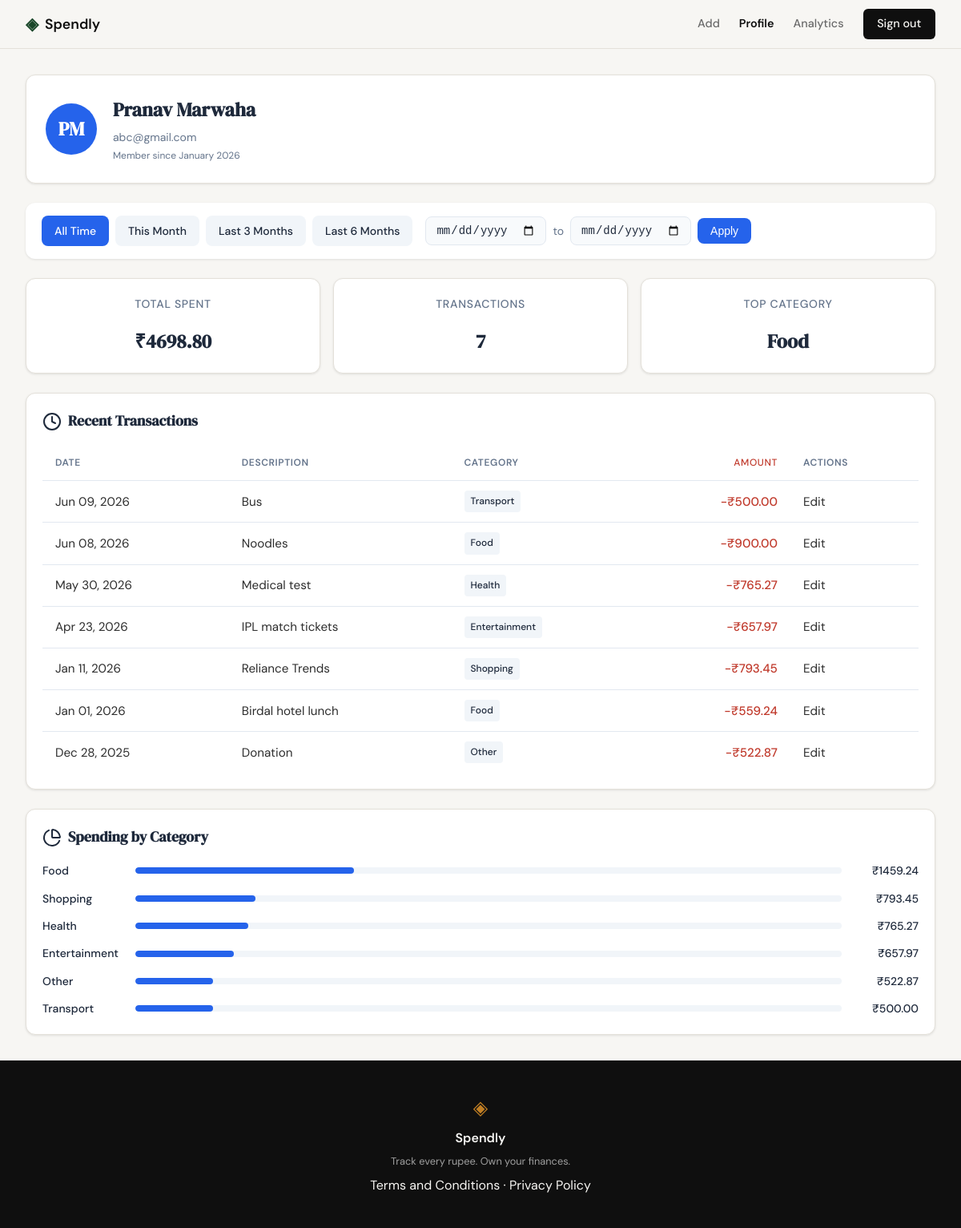
/profile (signed in), run on the app's committed database.
### tables this page shows
CREATE TABLE users (
            id INTEGER PRIMARY KEY AUTOINCREMENT,
            name TEXT NOT NULL,
            email TEXT UNIQUE NOT NULL,
            password_hash TEXT NOT NULL,
            created_at TEXT DEFAULT CURRENT_TIMESTAMP
        );

CREATE TABLE expenses (
            id INTEGER PRIMARY KEY AUTOINCREMENT,
            user_id INTEGER NOT NULL,
            amount REAL NOT NULL,
            category TEXT NOT NULL,
            date TEXT NOT NULL,
            description TEXT,
            created_at TEXT DEFAULT CURRENT_TIMESTAMP,
            FOREIGN KEY (user_id) REFERENCES users(id) ON DELETE CASCADE
        );

### app.py (the view, shortened to what this page needs)
@app.route("/profile")
def profile():
    if not is_logged_in():
        return redirect(url_for("login"))
    user_id = session.get("user_id")
    conn = get_db()
    cursor = conn.cursor()
    cursor.execute("SELECT name, email, created_at FROM users WHERE id = ?", (user_id,))
    user_row = cursor.fetchone()
    conn.close()
    user = {
        "name": user_row["name"],
        "email": user_row["email"],
        "created_at": "January 2026",
        "initials": "".join([n[0] for n in user_row["name"].split()])
    }
    date_from = request.args.get("date_from")
    date_to = request.args.get("date_to")
    active_filter = None
    if date_from:
        try:
            datetime.strptime(date_from, "%Y-%m-%d")
        except ValueError:
            date_from = None
    if date_to:
        try:
            datetime.strptime(date_to, "%Y-%m-%d")
        except ValueError:
            date_to = None
    today = date.today()
    this_month_start = date(today.year, today.month, 1)
    last_3_months_start = today.replace(day=1)
    from datetime import timedelta
    last_3_months_start = (today - timedelta(days=90))
    last_6_months_start = (today - timedelta(days=180))
    presets = {
        "this_month": {
            "date_from": this_month_start.isoformat(),
            "date_to": today.isoformat(),
            "label": "This Month"
        },
        "last_3_months": {
            "date_from": last_3_months_start.isoformat(),
            "date_to": today.isoformat(),
            "label": "Last 3 Months"
        },
        "last_6_months": {
            "date_from": last_6_months_start.isoformat(),
            "date_to": today.isoformat(),
            "label": "Last 6 Months"
        }
    }
    stats = get_user_stats(user_id, date_from, date_to)
    raw_transactions = get_user_expenses(user_id, date_from, date_to)
    transactions = [
        {
            "id": t["id"],
            "date": format_date_for_display(t["date"]),
            "description": t["description"],
            "category": t["category"],
            "amount": t["amount"]
        }
        for t in raw_transactions
    ]
    categories = get_category_breakdown(user_id, date_from, date_to)
    return render_template("profile.html",
                         user=user,
                         stats=stats,
                         transactions=transactions,
                         categories=categories,
                         date_from=date_from,
                         date_to=date_to,
                         active_filter=active_filter,
                         presets=presets,
                         active_page="profile")

### app.py (called while the page is built)
def is_logged_in():
    return "user_id" in session

@app.context_processor
def inject_user():
    return dict(is_logged_in=is_logged_in())

def format_date_for_display(date_str):
    from datetime import datetime
    dt = datetime.strptime(date_str, "%Y-%m-%d")
    return dt.strftime("%b %d, %Y")

### database/db.py (called while the page is built)
def get_db():
    conn = sqlite3.connect("spendly.db")
    conn.row_factory = sqlite3.Row
    conn.execute("PRAGMA foreign_keys = ON")
    return conn

def get_user_expenses(user_id, date_from=None, date_to=None):
    conn = get_db()
    cursor = conn.cursor()
    query = "SELECT id, date, description, category, amount FROM expenses WHERE user_id = ?"
    params = [user_id]
    if date_from and date_to:
        query += " AND date BETWEEN ? AND ?"
        params.extend([date_from, date_to])
    query += " ORDER BY date DESC"
    cursor.execute(query, params)
    rows = cursor.fetchall()
    conn.close()
    return [dict(row) for row in rows]

def get_category_breakdown(user_id, date_from=None, date_to=None):
    conn = get_db()
    cursor = conn.cursor()
    query = "SELECT category, SUM(amount) as total FROM expenses WHERE user_id = ?"
    params = [user_id]
    if date_from and date_to:
        query += " AND date BETWEEN ? AND ?"
        params.extend([date_from, date_to])
    query += " GROUP BY category ORDER BY total DESC"
    cursor.execute(query, params)
    rows = cursor.fetchall()
    conn.close()
    if not rows:
        return []
    grand_total = sum(row["total"] for row in rows)
    breakdown = []
    for row in rows:
        category_total = row["total"]
        percentage = round((category_total / grand_total) * 100)
        breakdown.append({
            "name": row["category"],
            "amount": category_total,
            "percentage": percentage
        })
    return breakdown

### templates/profile.html (shortened to what this page needs)
{% extends "base.html" %}
{% block head %}
<link rel="stylesheet" href="{{ url_for('static', filename='css/profile.css') }}">
{% endblock %}
{% block content %}
<div class="profile-page">
    <section class="user-card">
        <div class="user-avatar">
            {{ user.initials }}
        </div>
        <div class="user-details">
            <h1 class="user-name">{{ user.name }}</h1>
            <p class="user-email">{{ user.email }}</p>
            <p class="user-member-since">Member since {{ user.created_at }}</p>
        </div>
    </section>
    <section class="filter-bar">
        <div class="preset-buttons">
            <a href="{{ url_for('profile') }}" class="preset-btn {% if not active_filter %}active{% endif %}">All Time</a>
            <a href="{{ url_for('profile', date_from=presets.this_month.date_from, date_to=presets.this_month.date_to) }}" class="preset-btn {% if active_filter == 'this_month' %}active{% endif %}">{{ presets.this_month.label }}</a>
            <a href="{{ url_for('profile', date_from=presets.last_3_months.date_from, date_to=presets.last_3_months.date_to) }}" class="preset-btn {% if active_filter == 'last_3_months' %}active{% endif %}">{{ presets.last_3_months.label }}</a>
            <a href="{{ url_for('profile', date_from=presets.last_6_months.date_from, date_to=presets.last_6_months.date_to) }}" class="preset-btn {% if active_filter == 'last_6_months' %}active{% endif %}">{{ presets.last_6_months.label }}</a>
        </div>
        <form method="get" action="{{ url_for('profile') }}" class="custom-range-form">
            <input type="date" name="date_from" value="{{ date_from or '' }}" class="date-input">
            <span class="range-separator">to</span>
            <input type="date" name="date_to" value="{{ date_to or '' }}" class="date-input">
            <button type="submit" class="apply-btn">Apply</button>
        </form>
    </section>
    <section class="stats-row">
        <div class="stat-card">
            <span class="stat-label">Total Spent</span>
            <span class="stat-value">₹{{ "%.2f"|format(stats.total_spent) }}</span>
        </div>
        <div class="stat-card">
            <span class="stat-label">Transactions</span>
            <span class="stat-value">{{ stats.transaction_count }}</span>
        </div>
        <div class="stat-card">
            <span class="stat-label">Top Category</span>
            <span class="stat-value">{{ stats.top_category }}</span>
        </div>
    </section>
    <section class="transactions-section">
        <h2 class="section-title">
            <i data-lucide="clock"></i>
            Recent Transactions
        </h2>
        <table class="tx-table">
            <thead>
                <tr>
                    <th>Date</th>
                    <th>Description</th>
                    <th>Category</th>
                    <th class="amount-col">Amount</th>
                    <th>Actions</th>
                </tr>
            </thead>
            <tbody>
                {% for tx in transactions %}
                <tr>
                    <td>{{ tx.date }}</td>
                    <td>{{ tx.description }}</td>
                    <td><span class="category-badge">{{ tx.category }}</span></td>
                    <td class="amount-col">-₹{{ "%.2f"|format(tx.amount) }}</td>
                    <td><a href="{{ url_for('edit_expense', id=tx.id) }}">Edit</a></td>
                </tr>
                {% endfor %}
            </tbody>
        </table>
    </section>
    <section class="category-section">
        <h2 class="section-title">
            <i data-lucide="pie-chart"></i>
            Spending by Category
        </h2>
        <div class="category-list">
            {% for cat in categories %}
            <div class="category-row">
                <span class="category-name">{{ cat.name }}</span>
                <div class="category-bar-track">
                    <div class="category-bar" style="width: {{ cat.percentage }}%"></div>
                </div>
                <span class="category-amount">₹{{ "%.2f"|format(cat.amount) }}</span>
            </div>
            {% endfor %}
        </div>
    </section>
</div>
{% endblock %}

### static/css/style.css (style rules this page uses)
:root { --ink: #0f0f0f; --ink-soft: #2d2d2d; --ink-muted: #6b6b6b; --ink-faint: #a0a0a0; --paper: #f7f6f3; --paper-warm: #f0ede6; --paper-card: #ffffff; --accent: #1a472a; --accent-light: #e8f0eb; --accent-2: #c17f24; --accent-2-light: #fdf3e3; --danger: #c0392b; --danger-light: #fdecea; --border: #e4e1da; --border-soft: #eeebe4; --font-display: 'DM Serif Display', Georgia, serif; --font-body: 'DM Sans', system-ui, sans-serif; --max-width: 1200px; --auth-width: 440px; --radius-sm: 6px; --radius-md: 12px; --radius-lg: 20px; }
*, *::before, *::after { box-sizing: border-box; margin: 0; padding: 0; }
html { font-size: 16px; scroll-behavior: smooth; }
body { background: var(--paper); color: var(--ink); font-family: var(--font-body); font-size: 1rem; line-height: 1.6; -webkit-font-smoothing: antialiased; }
a { color: inherit; text-decoration: none; }
.profile-page { max-width: var(--max-width); margin: 0 auto; padding: 2rem; }
.user-card { background: var(--paper-card); border: 1px solid var(--border); border-radius: var(--radius-md); padding: 2rem; display: flex; align-items: center; gap: 1.5rem; margin-bottom: 2rem; }
.user-avatar { width: 80px; height: 80px; background: var(--accent); color: var(--paper); border-radius: 50%; display: flex; align-items: center; justify-content: center; font-family: var(--font-display); font-size: 1.75rem; font-weight: 500; flex-shrink: 0; }
.user-details { flex: 1; }
.user-name { font-family: var(--font-display); font-size: 1.75rem; color: var(--ink); margin-bottom: 0.25rem; }
.user-email { color: var(--ink-muted); font-size: 0.95rem; margin-bottom: 0.25rem; }
.user-member-since { color: var(--ink-faint); font-size: 0.85rem; }
.stats-row { display: grid; grid-template-columns: repeat(3, 1fr); gap: 1.5rem; margin-bottom: 2rem; }
.stat-card { background: var(--paper-card); border: 1px solid var(--border); border-radius: var(--radius-md); padding: 1.5rem; text-align: center; }
.stat-label { display: block; font-size: 0.75rem; font-weight: 600; color: var(--ink-muted); text-transform: uppercase; letter-spacing: 0.05em; margin-bottom: 0.5rem; }
.stat-value { font-family: var(--font-display); font-size: 1.75rem; color: var(--ink); font-variant-numeric: tabular-nums; }
.section-title { font-family: var(--font-display); font-size: 1.25rem; color: var(--ink); margin-bottom: 1rem; display: flex; align-items: center; gap: 0.5rem; }
.transactions-section { background: var(--paper-card); border: 1px solid var(--border); border-radius: var(--radius-md); padding: 1.5rem; margin-bottom: 2rem; }
.tx-table { width: 100%; border-collapse: collapse; }
.tx-table th { text-align: left; font-size: 0.75rem; font-weight: 600; color: var(--ink-muted); text-transform: uppercase; letter-spacing: 0.05em; padding: 0.75rem 0; border-bottom: 1px solid var(--border); }
.tx-table td { padding: 1rem 0; border-bottom: 1px solid var(--border-soft); font-size: 0.95rem; color: var(--ink-soft); }
.tx-table tr:last-child td { border-bottom: none; }
.tx-table tbody tr { transition: background 0.15s; }
.amount-col { text-align: right; font-variant-numeric: tabular-nums; font-weight: 500; color: var(--danger) !important; }
.category-badge { display: inline-block; background: var(--accent-light); color: var(--accent); font-size: 0.75rem; font-weight: 500; padding: 0.25rem 0.6rem; border-radius: 999px; }
.category-section { background: var(--paper-card); border: 1px solid var(--border); border-radius: var(--radius-md); padding: 1.5rem; }
.category-list { display: flex; flex-direction: column; gap: 1rem; }
.category-row { display: grid; grid-template-columns: 100px 1fr 80px; align-items: center; gap: 1rem; }
.category-name { font-size: 0.9rem; font-weight: 500; color: var(--ink-soft); }
.category-bar-track { height: 8px; background: var(--border-soft); border-radius: 999px; overflow: hidden; }
.category-bar { height: 100%; background: var(--accent); border-radius: 999px; }
.category-amount { font-size: 0.9rem; font-weight: 500; color: var(--ink-muted); text-align: right; font-variant-numeric: tabular-nums; }

### data on the page
users: name "Pranav Marwaha", email "abc@gmail.com"
expenses: date "Jun 09, 2026", description "Bus", category "Transport", amount "500.00", name "Transport", {{ cat.percentage }} 11 (drawn)
expenses: date "Jun 08, 2026", description "Noodles", category "Food", amount "900.00"
expenses: date "May 30, 2026", description "Medical test", category "Health", amount "765.27", name "Health", {{ cat.percentage }} 16 (drawn)
expenses: date "Apr 23, 2026", description "IPL match tickets", category "Entertainment", amount "657.97", name "Entertainment", {{ cat.percentage }} 14 (drawn)
expenses: date "Jan 11, 2026", description "Reliance Trends", category "Shopping", amount "793.45", name "Shopping", {{ cat.percentage }} 17 (drawn)
expenses: date "Jan 01, 2026", description "Birdal hotel lunch", category "Food", amount "559.24"
expenses: date "Dec 28, 2025", description "Donation", category "Other", amount "522.87", name "Other", {{ cat.percentage }} 11 (drawn)

### other printed values
{{ user.initials }} "PM"
{{ user.created_at }} "January 2026"
{{ presets.this_month.label }} "This Month"
{{ presets.last_3_months.label }} "Last 3 Months"
{{ presets.last_6_months.label }} "Last 6 Months"
{{ "%.2f"|format(stats.total_spent) }} "4698.80"
{{ stats.transaction_count }} "7"
{{ stats.top_category }} "Food"
{{ cat.name }} "Food"
{{ "%.2f"|format(cat.amount) }} "1459.24"
